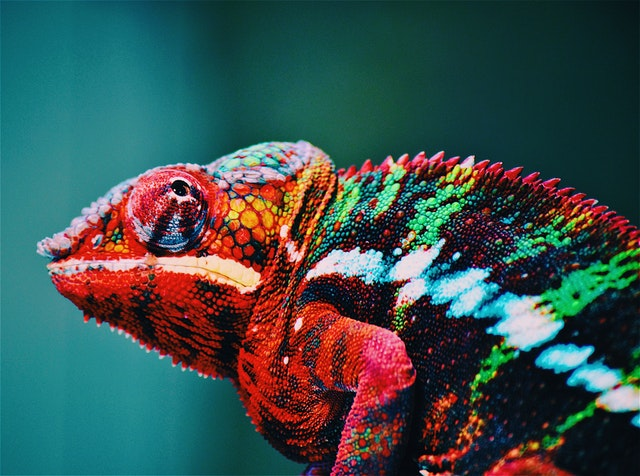
#> input picture images/color.png, 640 x 476 px
$ python blurring.py
#> lines starting #> are read from the running program, lines starting #| are printed output that depends on the picture
import cv2

# Load the image
image = cv2.imread("images/color.png")
#> image is the input picture: shape (476, 640, 3); mean B, G, R 78, 79.8, 59.2

# Check if the image is loaded successfully
if image is None:
    print("Error: Image not found. Please check the file path.")
else:
    # Print the original shape of the image
    print("Original Image Shape:", image.shape)
#| Original Image Shape: (476, 640, 3)

    # Function to resize images to fit the screen
    def resize_image(image, max_width=800, max_height=600):
#> called with max_width = 800, max_height = 600
        height, width = image.shape[:2]
#> height = 476; width = 640
        scale = min(max_width / width, max_height / height)
#> scale = 1.25
        new_width = int(width * scale)
#> new_width = 800
        new_height = int(height * scale)
#> new_height = 595
        return cv2.resize(image, (new_width, new_height))

    # Resize and display the original image
    resized_image = resize_image(image)
    cv2.imshow("Original Image", resized_image)

    # Apply normal blur
    blur = cv2.blur(image, (15, 15))  # Kernel size (15, 15)
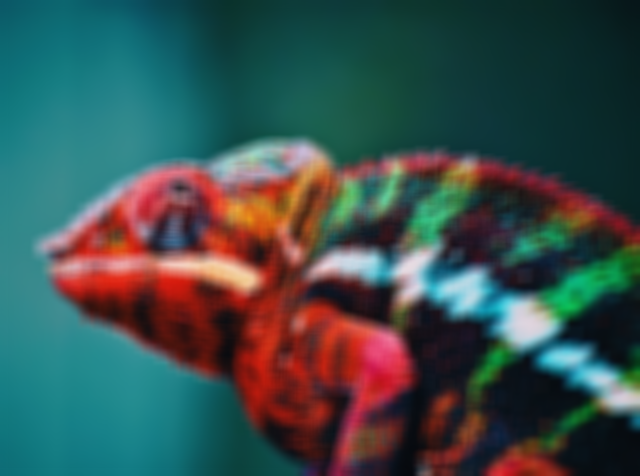
#> blur: shape (476, 640, 3); mean B, G, R 77.9, 79.8, 59.2
    resized_blur = resize_image(blur)
    print("Blurred Image Shape:", blur.shape)
#| Blurred Image Shape: (476, 640, 3)

    # Display the blurred image
    cv2.imshow("Blurred Image", resized_blur)

    # Apply Gaussian blur
    gaussian_blur = cv2.GaussianBlur(image, (15, 15), 0)  # Kernel size (15, 15) and sigmaX=0
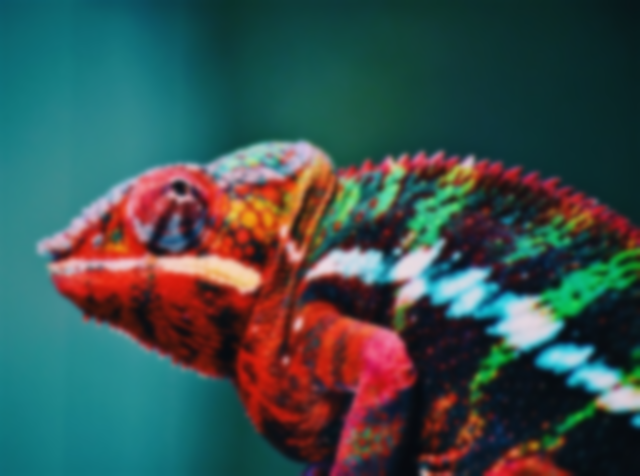
#> gaussian_blur: shape (476, 640, 3); mean B, G, R 77.9, 79.8, 59.2
    resized_gaussian_blur = resize_image(gaussian_blur)
    print("Gaussian Blurred Image Shape:", gaussian_blur.shape)
#| Gaussian Blurred Image Shape: (476, 640, 3)

    # Display the Gaussian blurred image
    cv2.imshow("Gaussian Blurred Image", resized_gaussian_blur)

    # Save the processed images for verification
    cv2.imwrite("blur_output.jpg", blur)
    cv2.imwrite("gaussian_blur_output.jpg", gaussian_blur)

    # Wait for a key press indefinitely and close all windows
    cv2.waitKey(0)
    cv2.destroyAllWindows()
